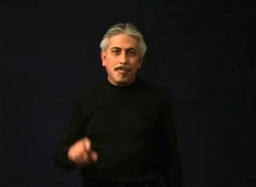
#> input picture SextaSemana/img0008.jpg, 256 x 187 px, shrunk from 320 x 234 before the run
$ python Ecuacion.py
#> lines starting #> are read from the running program, lines starting #| are printed output that depends on the picture
# Pasar a escala de grises usando la función de opencv
import cv2
import numpy as np
import sys
import random
img1 = cv2.imread('img0008.jpg')
#> img1 is the input picture: shape (187, 256, 3); mean B, G, R 19.2, 20.9, 23.2
#img1_0 = img1[:, :, 0]
img1_0 = cv2.cvtColor(img1, cv2.COLOR_BGR2GRAY)
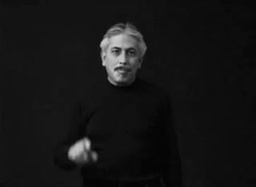
#> img1_0: shape (187, 256); min 1, max 204, mean 21.4
#img1_1 = img1[:, :, 1]
#img1_2 = img1[:, :, 2]
img2 = cv2.imread('img0009.jpg')
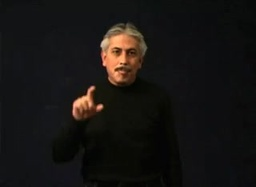
#> input picture SextaSemana/img0009.jpg, 256 x 187 px, shrunk from 320 x 234 before the run
#> img2 is the input picture: shape (187, 256, 3); mean B, G, R 18.9, 20.7, 23
#img2_0 = img2[:, :, 0]
img2_0 = cv2.cvtColor(img2, cv2.COLOR_BGR2GRAY)
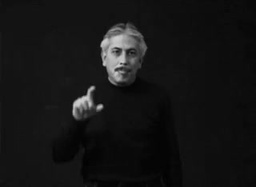
#> img2_0: shape (187, 256); min 1, max 209, mean 21.1
#img2_1 = img2[:, :, 1]
#img2_2 = img2[:, :, 2]
#img3 = cv2.imread('img0009.jpg')
img3 = np.zeros(img2_0.shape, dtype="uint32")
#img4 = np.zeros(img2_1.shape, dtype="uint32")
#img5 = np.zeros(img2_2.shape, dtype="uint32")
campo_vectorial = np.zeros((img2.shape[0], img2.shape[1], 3))
iter = 51

def normalizar(arr):
    maxi = 255
    maximo = np.max(arr) ## Equivalente a 255
    nvoarr = np.zeros(arr.shape)
    for x in range(len(arr)):
        for y in range(len(arr[x])):
            nvoarr[x][y] = int((arr[x][y] * maxi) / maximo)
    return nvoarr

def minimizacion_epsilon(ux, uy, wx, wy, img_i, img_j):
    suma = 0
    # Situación ideal donde dx <= wx, donde el punto en la imagen j se encuentra dentro de la ventana de integración
    vals_dx = np.arange(-wx, wx + 1)
    vals_dy = np.arange(-wy, wy + 1)
    idx_i = 0
    idx_j = 0
    contador = 0
    suma_dx = 0
    suma_dy = 0
    for x in range(ux - wx, ux + wx):
        idx_j = 0
        for y in range(uy - wy, uy + wy):
            nva_x = x if x < img1.shape[0] else img1.shape[0] - 1
            nva_y = y if y < img1.shape[1] else img1.shape[1] - 1
            res = menor_dx_dy(nva_x, nva_y, vals_dx, vals_dy, img_i, img_j)
            suma += res[0]
            #suma += np.power(img_i[nva_x][nva_y] - img_j[xdx][ydy], 2)
            #campo_vectorial[idx_i][idx_j] = (res[1], res[2], 0 if random.randint(0,1) % 2 == 0 else 1)
            suma_dx += res[1]
            suma_dy += res[2]
            contador += 1
            idx_j += 1
        idx_i+=1
    return suma, int(suma_dx / contador), int(suma_dy / contador)


def menor_dx_dy(x, y, dx, dy, img_i, img_j):
    valor = np.inf
    dx_menor = 0
    dy_menor = 0
    for z, w in zip(dx, dy):
        xdx = x + z if x + z < img1.shape[0] else img1.shape[0]-1
        ydy = y + w if y + w < img1.shape[1] else img1.shape[1]-1
#> (the run stopped early here; a loop or call above may not have finished)
